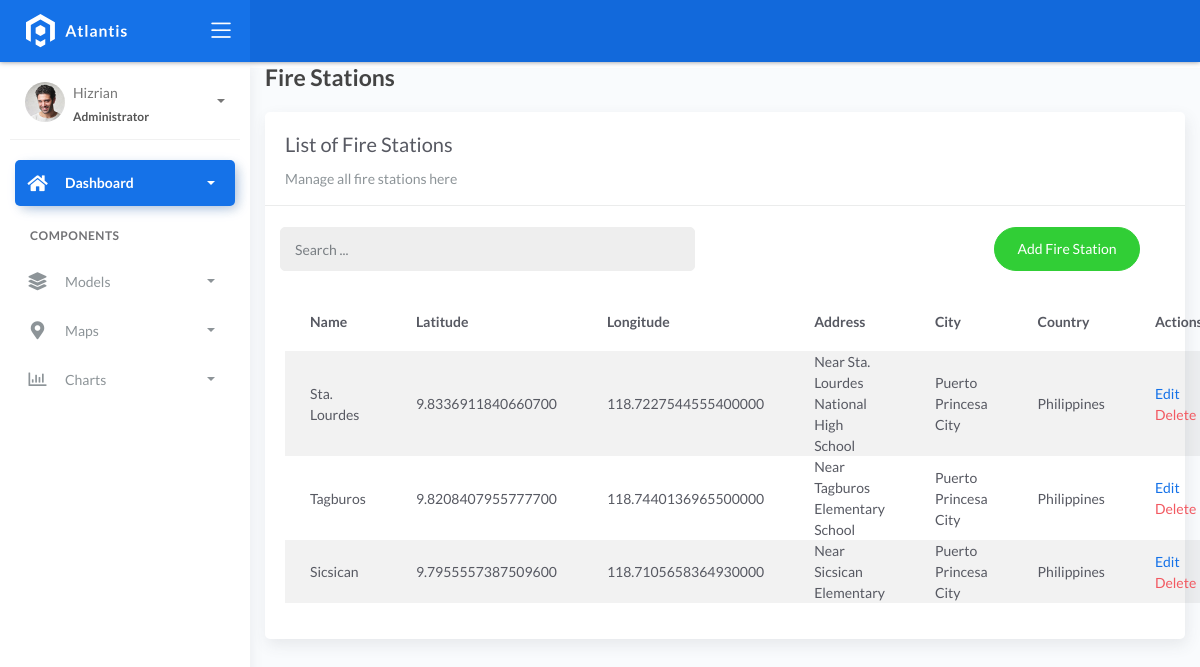
/firestations/, run on the app's committed database.
### fire/models.py (models this page shows)
class BaseModel(models.Model):
    created_at = models.DateTimeField(auto_now_add=True, db_index=True)
    updated_at = models.DateTimeField(auto_now=True)
    class Meta:
        abstract = True

class FireStation(BaseModel):
    name = models.CharField(max_length=150)
    latitude = models.DecimalField(
        max_digits=22, decimal_places=16, null=True, blank=True)
    longitude = models.DecimalField(
        max_digits=22, decimal_places=16, null=True, blank=True)
    address = models.CharField(max_length=150)
    city = models.CharField(max_length=150)  # can be in separate table
    country = models.CharField(max_length=150)  # can be in separate table

### fire/views.py (the view)
# urls.py: path('firestations/', views.FireStationListView.as_view(), name='firestations_list'),
class FireStationListView(ListView):
    model = FireStation
    template_name = "firestations/list.html"
    context_object_name = "firestations"
    paginate_by = 5

### templates/firestations/list.html (shortened to what this page needs)
{% extends 'base.html' %} {% block content %}
<div class="content">
    <div class="container-fluid">
        <h4 class="page-title">Fire Stations</h4>
        <div class="row">
            <div class="col-md-12">
                <div class="card">
                    <div class="card-header">
                        <div class="card-title">List of Fire Stations</div>
                        <div class="card-category">Manage all fire stations here</div>
                    </div>
                    <br />
                    <div class="col-md-12 row">
                        <div class="col-md-6">
                            <form class="navbar-left navbar-form nav-search" action="{% url 'firestations_list' %}">
                                <div class="input-group">
                                    <input type="text" placeholder="Search ..." class="form-control" name="q" />
                                    <div class="input-group-append">
                                        <span class="input-group-text">
                                        </span>
                                    </div>
                                </div>
                            </form>
                        </div>
                        <div class="col-md-6">
                            <div class="pull-right">
                                <a href="{% url 'firestations_create' %}" class="btn btn-success btn-rounded">Add Fire Station</a>
                            </div>
                        </div>
                    </div>
                    <div class="card-body">
                        <table class="table table-striped">
                            <thead>
                                <tr>
                                    <th>Name</th>
                                    <th>Latitude</th>
                                    <th>Longitude</th>
                                    <th>Address</th>
                                    <th>City</th>
                                    <th>Country</th>
                                    <th>Actions</th>
                                </tr>
                            </thead>
                            <tbody>
                                {% for firestation in object_list %}
                                <tr>
                                    <td>{{ firestation.name }}</td>
                                    <td>{{ firestation.latitude }}</td>
                                    <td>{{ firestation.longitude }}</td>
                                    <td>{{ firestation.address }}</td>
                                    <td>{{ firestation.city }}</td>
                                    <td>{{ firestation.country }}</td>
                                    <td>
                                        <a href="{% url 'firestations_update' firestation.id %}">Edit</a>
                                        <a href="{% url 'firestations_delete' firestation.id %}" class="text-danger">Delete</a>
                                    </td>
                                </tr>
                                {% empty %}
                                <tr>
                                    <td colspan="7" style="text-align: center;">
                                        <p class="text-sm font-weight-bold mb-0">No Records Found</p>
                                    </td>
                                </tr>
                                {% endfor %}
                            </tbody>
                        </table>
                    </div>
                </div>
            </div>
        </div>
    </div>
</div>
{% endblock %}

### data on the page
FireStation: name "Sta. Lourdes", latitude "9.8336911840660700", longitude "118.7227544555400000", address "Near Sta. Lourdes National High School", city "Puerto Princesa City", country "Philippines"
FireStation: name "Tagburos", latitude "9.8208407955777700", longitude "118.7440136965500000", address "Near Tagburos Elementary School", city "Puerto Princesa City", country "Philippines"
FireStation: name "Sicsican", latitude "9.7955557387509600", longitude "118.7105658364930000", address "Near Sicsican Elementary", city "Puerto Princesa City", country "Philippines"
